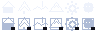

Write the Python code that produced this figure.
#!/usr/bin/env python3
"""Ícones de POI do mapa-múndi (16x16), um por tipo de região + 3 estados
(here/open/locked). Usado por generate_worldmap.py e também exportado como
sprite sheet standalone (poi_icons.png) para a engine desenhar os marcadores
dinamicamente (coordenadas em worldmap.json), sem precisar reabrir o PNG do
mapa inteiro.
"""
import os
import sys

sys.path.insert(0, os.path.join(os.path.dirname(__file__), "..", "..", "_tools"))
from pngw import Canvas  # noqa: E402

ICON_FOR = {
    "vila_dos_bebes": "hub",
    "floresta_densa": "tree",
    "praia_dos_postes": "wave",
    "montanha": "peak",
    "deserto": "gear",
    "zona_corrompida": "skull",
}
ORDER = ["hub", "tree", "wave", "peak", "gear", "skull"]


def _glyph(c, cx, cy, kind, col):
    """Desenha o glifo 16x16 centrado em (cx,cy), cor sólida `col`."""
    L = lambda x0, y0, x1, y1: c.line(cx + x0, cy + y0, cx + x1, cy + y1, col)
    R = lambda x0, y0, w, h: c.rect(cx + x0, cy + y0, w, h, col)
    if kind == "hub":  # casinha (vila)
        R(-5, -1, 10, 6)
        L(-6, -1, 0, -7)
        L(0, -7, 6, -1)
        R(-2, 1, 3, 4)
    elif kind == "tree":  # pinheiro (floresta)
        R(-1, 3, 2, 3)
        L(-6, 2, 0, -7)
        L(0, -7, 6, 2)
        L(-4, 2, 0, -2)
        L(0, -2, 4, 2)
    elif kind == "wave":  # onda + poste (praia)
        L(-7, 1, -3, -2)
        L(-3, -2, 1, 1)
        L(1, 1, 5, -2)
        L(5, -2, 7, 0)
        R(2, -7, 1, 6)
    elif kind == "peak":  # montanha com neve
        L(-7, 3, 0, -6)
        L(0, -6, 7, 3)
        L(-7, 3, 7, 3)
        L(-2, -1, 0, -3)
        L(0, -3, 2, -1)
    elif kind == "gear":  # engrenagem (deserto mecânico)
        c.circle_fill(cx, cy, 4, col)
        c.circle_fill(cx, cy, 2, (0, 0, 0, 0))
        for ang in range(0, 360, 45):
            import math

            rx = cx + round(6 * math.cos(math.radians(ang)))
            ry = cy + round(6 * math.sin(math.radians(ang)))
            c.rect(rx - 1, ry - 1, 2, 2, col)
    elif kind == "skull":  # caveira (zona corrompida)
        c.circle_fill(cx, cy - 1, 5, col)
        R(-2, 2, 1, 2)
        R(1, 2, 1, 2)
        c.rect(cx - 2, cy - 2, 1, 1, (0, 0, 0, 0))
        c.rect(cx + 1, cy - 2, 1, 1, (0, 0, 0, 0))


def draw_icon(canvas, x, y, kind, state, pal):
    """Desenha o marcador completo (anel de estado + glifo) no canvas do
    mapa, centrado em (x, y). state: 'here' | 'open' | 'locked'."""
    if state == "here":
        canvas.circle_fill(x, y, 8, pal["cyanLt"])
        canvas.circle_fill(x, y, 6, pal["void"])
        glyph_col = pal["paper"]
    elif state == "open":
        canvas.circle_fill(x, y, 7, pal["cyanDk"])
        canvas.circle_fill(x, y, 5, pal["void"])
        glyph_col = pal["paper"]
    else:  # locked
        canvas.circle_fill(x, y, 7, pal["ink"])
        canvas.circle_fill(x, y, 5, pal["steel"])
        glyph_col = pal["mist"]
    _glyph(canvas, x, y, kind, glyph_col)
    if state == "locked":
        # cadeado pequeno no canto inferior-direito do marcador
        canvas.rect(x + 3, y + 3, 4, 3, pal["ink"])
        canvas.rect_outline(x + 3, y + 1, 4, 3, pal["mist"], 1)


def build_sheet():
    cell = 16
    w, h = cell * len(ORDER), cell * 2
    c = Canvas(w, h, (0, 0, 0, 0))
    pal_white = (0xee, 0xf2, 0xfb, 255)
    pal_mist = (0xae, 0xbb, 0xd6, 255)
    for i, kind in enumerate(ORDER):
        cx = i * cell + cell // 2
        _glyph(c, cx, cell // 2, kind, pal_white)
    for i, kind in enumerate(ORDER):
        cx = i * cell + cell // 2
        cy = cell + cell // 2
        c.rect_outline(cx - 6, cy - 6, 12, 12, pal_mist, 1)
        _glyph(c, cx, cy, kind, pal_mist)
        c.rect(cx + 3, cy + 3, 4, 3, (0x12, 0x12, 0x1c, 255))
    return c


if __name__ == "__main__":
    out = os.path.dirname(__file__)
    build_sheet().save(os.path.join(out, "poi_icons.png"))
    print("poi_icons.png escrito:", ORDER)
